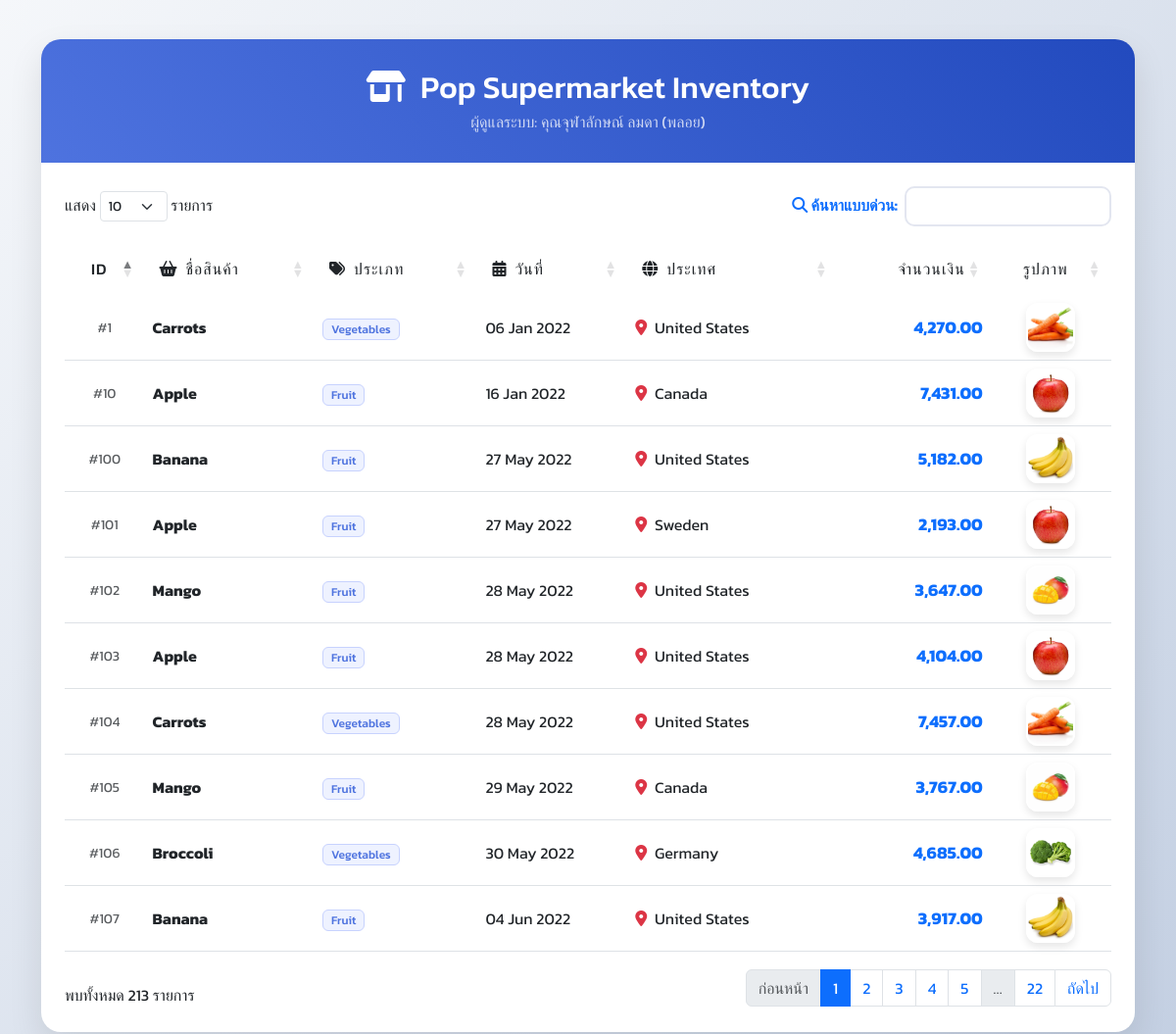
Screenshot of /c.php with the database file from the repository.
### tables this page shows
CREATE TABLE `popsupermarket` (
  `p_order_id` int(11) NOT NULL,
  `p_product_name` varchar(100) NOT NULL,
  `p_category` varchar(100) NOT NULL,
  `p_date` date NOT NULL,
  `p_country` varchar(100) NOT NULL,
  `p_amount` int(9) NOT NULL
);

### c.php (the view, shortened to what this page needs)
<!doctype html>
<html lang="th">
<head>
    <link href="https://cdn.jsdelivr.net/npm/bootstrap@5.3.0/dist/css/bootstrap.min.css" rel="stylesheet">
    <link href="https://cdn.datatables.net/1.13.6/css/dataTables.bootstrap5.min.css" rel="stylesheet">
    <link rel="stylesheet" href="https://cdnjs.cloudflare.com/ajax/libs/font-awesome/6.4.0/css/all.min.css">
</head>
<body>
<div class="container">
    <div class="main-card">
        <div class="header-section">
            <h2 class="mb-1"><i class="fas fa-store-alt me-2"></i> Pop Supermarket Inventory</h2>
            <p class="mb-0 opacity-75">ผู้ดูแลระบบ: คุณจุฬาลักษณ์ ลมดา (พลอย)</p>
        </div>
        <div class="p-4">
            <table id="premiumTable" class="table align-middle">
                <thead>
                    <tr>
                        <th class="text-center">ID</th>
                        <th><i class="fas fa-shopping-basket me-2"></i>ชื่อสินค้า</th>
                        <th><i class="fas fa-tags me-2"></i>ประเภท</th>
                        <th><i class="fas fa-calendar-alt me-2"></i>วันที่</th>
                        <th><i class="fas fa-globe me-2"></i>ประเทศ</th>
                        <th class="text-end">จำนวนเงิน</th>
                        <th class="text-center">รูปภาพ</th>
                    </tr>
                </thead>
                <tbody>
                    <?php
                    include_once("connectdb.php");
                    $sql = "SELECT * FROM `popsupermarket`";
                    $rs = mysqli_query($conn, $sql);
                    while ($data = mysqli_fetch_array($rs)) {
                    ?>
                    <tr>
                        <td class="text-center text-muted small">#<?php echo $data['p_order_id']; ?></td>
                        <td class="fw-bold text-dark"><?php echo $data['p_product_name']; ?></td>
                        <td><span class="badge badge-category"><?php echo $data['p_category']; ?></span></td>
                        <td><?php echo date('d M Y', strtotime($data['p_date'])); ?></td>
                        <td><i class="fas fa-map-marker-alt text-danger me-1"></i> <?php echo $data['p_country']; ?></td>
                        <td class="text-end fw-bold text-primary" style="font-size: 1.1rem;">
                            <?php echo number_format($data['p_amount'], 2); ?>
                        </td>
                        <td class="text-center">
                            <img src="img/<?php echo $data['p_product_name']; ?>.jpg" class="img-product">
                        </td>
                    </tr>
                    <?php
                    }
                    ?>
                </tbody>
            </table>
        </div>
    </div>
</div>
</body>
</html>

### c.php (style rules this page uses)
body { font-family: 'Kanit', sans-serif; background: linear-gradient(135deg, #f5f7fa 0%, #c3cfe2 100%); min-height: 100vh; padding: 40px 0; }
.main-card { background: white; border-radius: 20px; border: none; box-shadow: 0 15px 35px rgba(0,0,0,0.1); overflow: hidden; }
.header-section { background: linear-gradient(45deg, #4e73df, #224abe); color: white; padding: 30px; text-align: center; }
.table thead { background: #4e73df; color: white; }
.table thead th { font-weight: 500; text-transform: uppercase; letter-spacing: 1px; border: none; padding: 15px; }
.table tbody tr { transition: all 0.3s ease; }
.img-product { width: 50px; height: 50px; object-fit: cover; border-radius: 12px; border: 2px solid #fff; box-shadow: 0 4px 8px rgba(0,0,0,0.1); }
.badge-category { background: #eef2ff; color: #4e73df; border: 1px solid #c7d2fe; font-weight: 500; }

### rows the page displays
popsupermarket: p_order_id "1", p_product_name "Carrots", p_category "Vegetables", p_date "06 Jan 2022", p_country "United States", p_amount "4,270.00", p_product_name (picture)
popsupermarket: p_order_id "10", p_product_name "Apple", p_category "Fruit", p_date "16 Jan 2022", p_country "Canada", p_amount "7,431.00", p_product_name (picture)
popsupermarket: p_order_id "100", p_product_name "Banana", p_category "Fruit", p_date "27 May 2022", p_country "United States", p_amount "5,182.00", p_product_name (picture)
popsupermarket: p_order_id "101", p_product_name "Apple", p_category "Fruit", p_date "27 May 2022", p_country "Sweden", p_amount "2,193.00", p_product_name (picture)
popsupermarket: p_order_id "102", p_product_name "Mango", p_category "Fruit", p_date "28 May 2022", p_country "United States", p_amount "3,647.00", p_product_name (picture)
popsupermarket: p_order_id "103", p_product_name "Apple", p_category "Fruit", p_date "28 May 2022", p_country "United States", p_amount "4,104.00", p_product_name (picture)
popsupermarket: p_order_id "104", p_product_name "Carrots", p_category "Vegetables", p_date "28 May 2022", p_country "United States", p_amount "7,457.00", p_product_name (picture)
popsupermarket: p_order_id "105", p_product_name "Mango", p_category "Fruit", p_date "29 May 2022", p_country "Canada", p_amount "3,767.00", p_product_name (picture)
popsupermarket: p_order_id "106", p_product_name "Broccoli", p_category "Vegetables", p_date "30 May 2022", p_country "Germany", p_amount "4,685.00", p_product_name (picture)
popsupermarket: p_order_id "107", p_product_name "Banana", p_category "Fruit", p_date "04 Jun 2022", p_country "United States", p_amount "3,917.00", p_product_name (picture)
